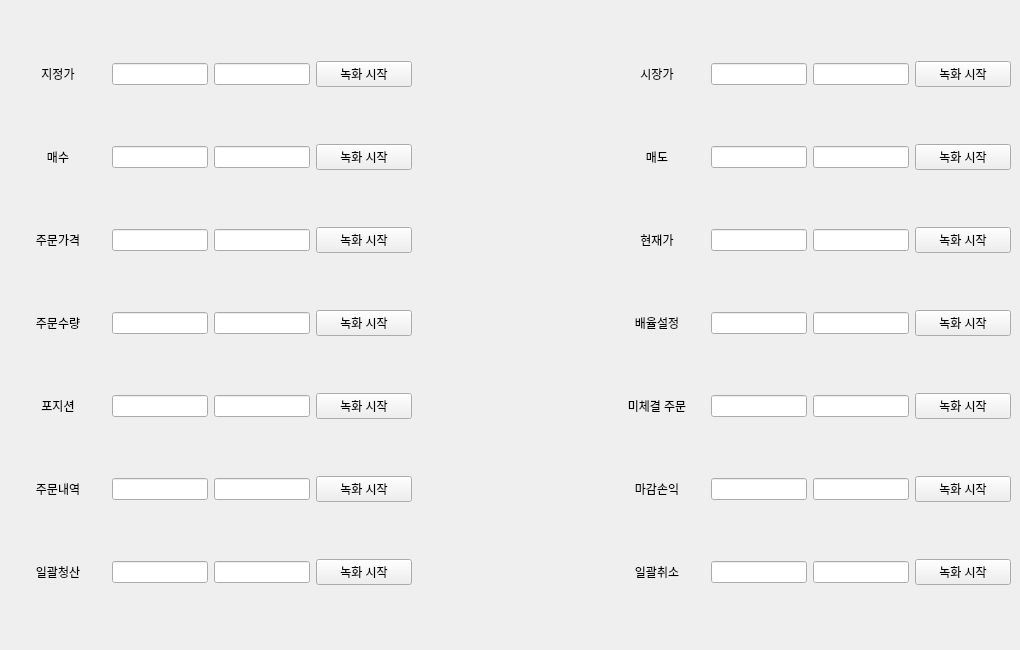
      <widget class="QWidget" name="tab_coordin">
       <attribute name="title">
        <string>좌표설정</string>
       </attribute>
       <widget class="QWidget" name="verticalLayoutWidget">
        <property name="geometry">
         <rect>
          <x>10</x>
          <y>10</y>
          <width>1001</width>
          <height>631</height>
         </rect>
        </property>
        <layout class="QVBoxLayout" name="verticalLayout_6">
         <item>
          <layout class="QHBoxLayout" name="horizontalLayout1" stretch="1,1,1,1,2,1,1,1,1">
           <item>
            <widget class="QLabel" name="label_limit">
             <property name="text">
              <string>지정가</string>
             </property>
             <property name="alignment">
              <set>Qt::AlignmentFlag::AlignCenter</set>
             </property>
            </widget>
           </item>
           <item>
            <widget class="QLineEdit" name="lineEdit_limit_x">
             <property name="inputMask">
              <string/>
             </property>
             <property name="text">
              <string/>
             </property>
            </widget>
           </item>
           <item>
            <widget class="QLineEdit" name="lineEdit_limit_y"/>
           </item>
           <item>
            <widget class="QPushButton" name="button_record1">
             <property name="text">
              <string>녹화 시작</string>
             </property>
            </widget>
           </item>
           <item>
            <spacer name="horizontalSpacer1">
             <property name="orientation">
              <enum>Qt::Orientation::Horizontal</enum>
             </property>
             <property name="sizeHint" stdset="0">
              <size>
               <width>80</width>
               <height>20</height>
              </size>
             </property>
            </spacer>
           </item>
           <item>
            <widget class="QLabel" name="label_market">
             <property name="text">
              <string>시장가</string>
             </property>
             <property name="alignment">
              <set>Qt::AlignmentFlag::AlignCenter</set>
             </property>
            </widget>
           </item>
           <item>
            <widget class="QLineEdit" name="lineEdit_market_x"/>
           </item>
           <item>
            <widget class="QLineEdit" name="lineEdit_market_y"/>
           </item>
           <item>
            <widget class="QPushButton" name="button_record2">
             <property name="text">
              <string>녹화 시작</string>
             </property>
            </widget>
           </item>
          </layout>
         </item>
         <item>
          <layout class="QHBoxLayout" name="horizontalLayout2" stretch="1,1,1,1,2,1,1,1,1">
           <item>
            <widget class="QLabel" name="label_buy">
             <property name="text">
              <string>매수</string>
             </property>
             <property name="alignment">
              <set>Qt::AlignmentFlag::AlignCenter</set>
             </property>
            </widget>
           </item>
           <item>
            <widget class="QLineEdit" name="lineEdit_buy_x"/>
           </item>
           <item>
            <widget class="QLineEdit" name="lineEdit_buy_y"/>
           </item>
           <item>
            <widget class="QPushButton" name="button_record3">
             <property name="text">
              <string>녹화 시작</string>
             </property>
            </widget>
           </item>
           <item>
            <spacer name="horizontalSpacer2">
             <property name="orientation">
              <enum>Qt::Orientation::Horizontal</enum>
             </property>
             <property name="sizeHint" stdset="0">
              <size>
               <width>80</width>
               <height>20</height>
              </size>
             </property>
            </spacer>
           </item>
           <item>
            <widget class="QLabel" name="label_sell">
             <property name="text">
              <string>매도</string>
             </property>
             <property name="alignment">
              <set>Qt::AlignmentFlag::AlignCenter</set>
             </property>
            </widget>
           </item>
           <item>
            <widget class="QLineEdit" name="lineEdit_sell_x"/>
           </item>
           <item>
            <widget class="QLineEdit" name="lineEdit_sell_y"/>
           </item>
           <item>
            <widget class="QPushButton" name="button_record4">
             <property name="text">
              <string>녹화 시작</string>
             </property>
            </widget>
           </item>
          </layout>
         </item>
         <item>
          <layout class="QHBoxLayout" name="horizontalLayout3" stretch="1,1,1,1,2,1,1,1,1">
           <item>
            <widget class="QLabel" name="label_buyprice">
             <property name="text">
              <string>주문가격</string>
             </property>
             <property name="alignment">
              <set>Qt::AlignmentFlag::AlignCenter</set>
             </property>
            </widget>
           </item>
           <item>
            <widget class="QLineEdit" name="lineEdit_buyprice_x"/>
           </item>
           <item>
            <widget class="QLineEdit" name="lineEdit_buyprice_y"/>
           </item>
           <item>
            <widget class="QPushButton" name="button_record5">
             <property name="text">
              <string>녹화 시작</string>
             </property>
            </widget>
           </item>
           <item>
            <spacer name="horizontalSpacer3">
             <property name="orientation">
              <enum>Qt::Orientation::Horizontal</enum>
             </property>
             <property name="sizeHint" stdset="0">
              <size>
               <width>80</width>
               <height>20</height>
              </size>
             </property>
            </spacer>
           </item>
           <item>
            <widget class="QLabel" name="label_nowprice">
             <property name="text">
              <string>현재가</string>
             </property>
             <property name="alignment">
              <set>Qt::AlignmentFlag::AlignCenter</set>
             </property>
            </widget>
           </item>
           <item>
            <widget class="QLineEdit" name="lineEdit_nowprice_x"/>
           </item>
           <item>
            <widget class="QLineEdit" name="lineEdit_nowprice_y"/>
           </item>
           <item>
            <widget class="QPushButton" name="button_record6">
             <property name="text">
              <string>녹화 시작</string>
             </property>
            </widget>
           </item>
          </layout>
         </item>
         <item>
          <layout class="QHBoxLayout" name="horizontalLayout4" stretch="1,1,1,1,2,1,1,1,1">
           <item>
            <widget class="QLabel" name="label_quantity">
             <property name="text">
              <string>주문수량</string>
             </property>
             <property name="alignment">
              <set>Qt::AlignmentFlag::AlignCenter</set>
             </property>
            </widget>
           </item>
           <item>
            <widget class="QLineEdit" name="lineEdit_quantity_x"/>
           </item>
           <item>
            <widget class="QLineEdit" name="lineEdit_quantity_y"/>
           </item>
           <item>
            <widget class="QPushButton" name="button_record7">
             <property name="text">
              <string>녹화 시작</string>
             </property>
            </widget>
           </item>
           <item>
            <spacer name="horizontalSpacer4">
             <property name="orientation">
              <enum>Qt::Orientation::Horizontal</enum>
             </property>
             <property name="sizeHint" stdset="0">
              <size>
               <width>80</width>
               <height>20</height>
              </size>
             </property>
            </spacer>
           </item>
           <item>
            <widget class="QLabel" name="label_leverage">
             <property name="text">
              <string>배율설정</string>
             </property>
             <property name="alignment">
              <set>Qt::AlignmentFlag::AlignCenter</set>
             </property>
            </widget>
           </item>
           <item>
            <widget class="QLineEdit" name="lineEdit_leverage_x"/>
           </item>
           <item>
            <widget class="QLineEdit" name="lineEdit_leverage_y"/>
           </item>
           <item>
            <widget class="QPushButton" name="button_record8">
             <property name="text">
              <string>녹화 시작</string>
             </property>
            </widget>
           </item>
          </layout>
         </item>
         <item>
          <layout class="QHBoxLayout" name="horizontalLayout5" stretch="1,1,1,1,2,1,1,1,1">
           <item>
            <widget class="QLabel" name="label_position">
             <property name="text">
              <string>포지션</string>
             </property>
             <property name="alignment">
              <set>Qt::AlignmentFlag::AlignCenter</set>
             </property>
            </widget>
           </item>
           <item>
            <widget class="QLineEdit" name="lineEdit_position_x"/>
           </item>
           <item>
            <widget class="QLineEdit" name="lineEdit_position_y"/>
           </item>
           <item>
            <widget class="QPushButton" name="button_record9">
             <property name="text">
              <string>녹화 시작</string>
             </property>
            </widget>
           </item>
           <item>
            <spacer name="horizontalSpacer5">
             <property name="orientation">
              <enum>Qt::Orientation::Horizontal</enum>
             </property>
             <property name="sizeHint" stdset="0">
              <size>
               <width>80</width>
               <height>20</height>
              </size>
             </property>
            </spacer>
           </item>
           <item>
            <widget class="QLabel" name="label_oi">
             <property name="text">
              <string>미체결 주문</string>
             </property>
             <property name="alignment">
              <set>Qt::AlignmentFlag::AlignCenter</set>
             </property>
            </widget>
           </item>
           <item>
            <widget class="QLineEdit" name="lineEdit_oi_x"/>
           </item>
           <item>
            <widget class="QLineEdit" name="lineEdit_oi_y"/>
           </item>
           <item>
            <widget class="QPushButton" name="button_record10">
             <property name="text">
              <string>녹화 시작</string>
             </property>
            </widget>
           </item>
          </layout>
         </item>
         <item>
          <layout class="QHBoxLayout" name="horizontalLayout6" stretch="1,1,1,1,2,1,1,1,1">
           <item>
            <widget class="QLabel" name="label_details">
             <property name="text">
              <string>주문내역</string>
             </property>
             <property name="alignment">
              <set>Qt::AlignmentFlag::AlignCenter</set>
             </property>
            </widget>
           </item>
           <item>
            <widget class="QLineEdit" name="lineEdit_details_x"/>
           </item>
           <item>
            <widget class="QLineEdit" name="lineEdit_details_y"/>
           </item>
           <item>
            <widget class="QPushButton" name="button_record11">
             <property name="text">
              <string>녹화 시작</string>
             </property>
            </widget>
           </item>
           <item>
            <spacer name="horizontalSpacer6">
             <property name="orientation">
              <enum>Qt::Orientation::Horizontal</enum>
             </property>
             <property name="sizeHint" stdset="0">
              <size>
               <width>80</width>
               <height>20</height>
              </size>
             </property>
            </spacer>
           </item>
           <item>
            <widget class="QLabel" name="label_pnl">
             <property name="text">
              <string>마감손익</string>
             </property>
             <property name="alignment">
              <set>Qt::AlignmentFlag::AlignCenter</set>
             </property>
            </widget>
           </item>
           <item>
            <widget class="QLineEdit" name="lineEdit_pnl_x"/>
           </item>
           <item>
            <widget class="QLineEdit" name="lineEdit_pnl_y"/>
           </item>
           <item>
            <widget class="QPushButton" name="button_record12">
             <property name="text">
              <string>녹화 시작</string>
             </property>
            </widget>
           </item>
          </layout>
         </item>
         <item>
          <layout class="QHBoxLayout" name="horizontalLayout7" stretch="1,1,1,1,2,1,1,1,1">
           <item>
            <widget class="QLabel" name="label_allsell">
             <property name="text">
              <string>일괄청산</string>
             </property>
             <property name="alignment">
              <set>Qt::AlignmentFlag::AlignCenter</set>
             </property>
            </widget>
           </item>
           <item>
            <widget class="QLineEdit" name="lineEdit_allsell_x"/>
           </item>
           <item>
            <widget class="QLineEdit" name="lineEdit_allsell_y"/>
           </item>
           <item>
            <widget class="QPushButton" name="button_record13">
             <property name="text">
              <string>녹화 시작</string>
             </property>
            </widget>
           </item>
           <item>
            <spacer name="horizontalSpacer7">
             <property name="orientation">
              <enum>Qt::Orientation::Horizontal</enum>
             </property>
             <property name="sizeHint" stdset="0">
              <size>
               <width>80</width>
               <height>20</height>
              </size>
             </property>
            </spacer>
           </item>
           <item>
            <widget class="QLabel" name="label_allcancel">
             <property name="text">
              <string>일괄취소</string>
             </property>
             <property name="alignment">
              <set>Qt::AlignmentFlag::AlignCenter</set>
             </property>
            </widget>
           </item>
           <item>
            <widget class="QLineEdit" name="lineEdit_allcancel_x"/>
           </item>
           <item>
            <widget class="QLineEdit" name="lineEdit_allcancel_y"/>
           </item>
           <item>
            <widget class="QPushButton" name="button_record14">
             <property name="text">
              <string>녹화 시작</string>
             </property>
            </widget>
           </item>
          </layout>
         </item>
        </layout>
       </widget>
      </widget>
